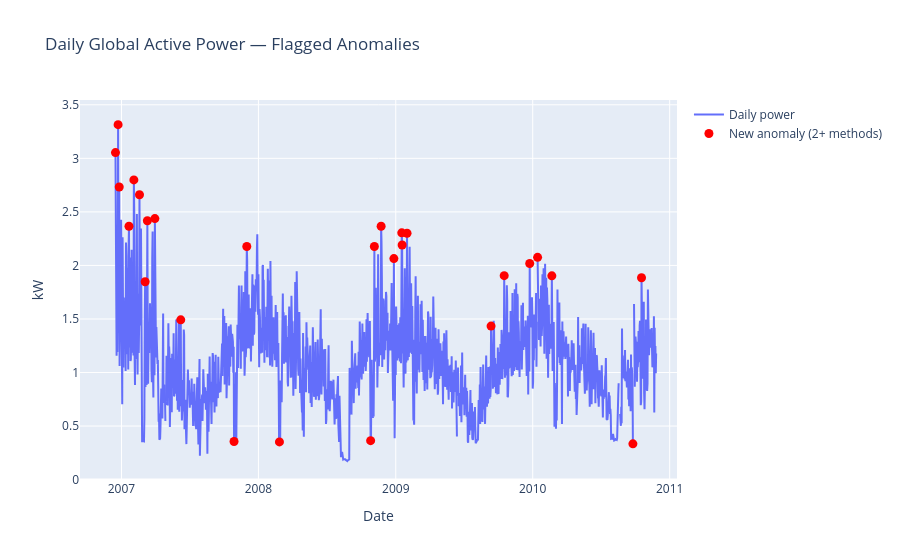

Notebook code for this chart:
### Code cell
# Visual check: plot the full series with flagged anomalies marked,
# color-coded by whether they're already-known gaps or new findings.
new_findings = top_anomalies[~top_anomalies["is_known_gap"]]
known_gaps_in_table = top_anomalies[top_anomalies["is_known_gap"]]

fig = go.Figure()
fig.add_trace(go.Scatter(x=daily.index, y=daily["global_active_power"], mode="lines", name="Daily power"))
fig.add_trace(go.Scatter(
    x=new_findings.index, y=new_findings["global_active_power"],
    mode="markers", marker=dict(color="red", size=9),
    name="New anomaly (2+ methods)"
))
fig.add_trace(go.Scatter(
    x=known_gaps_in_table.index, y=known_gaps_in_table["global_active_power"],
    mode="markers", marker=dict(color="gray", size=9, symbol="x"),
    name="Known infrastructure gap"
))
fig.update_layout(title="Daily Global Active Power — Flagged Anomalies", xaxis_title="Date", yaxis_title="kW")
fig.show()

### Figure 1 — Plotly figure (JSON) as saved in the notebook; plotly's stock layout.template omitted (floating-point values rounded to 4 significant figures; data arrays with more than 128 entries replaced by an {"elided": "..."} marker saying what was removed)
{"data": [{"mode": "lines", "name": "Daily power", "type": "scatter", "x": {"elided": "1442 str values"}, "y": {"elided": "1442 float values"}}, {"marker": {"color": "red", "size": 9}, "mode": "markers", "name": "New anomaly (2+ methods)", "type": "scatter", "x": ["2008-11-23T00:00:00.000000", "2007-02-03T00:00:00.000000", "2007-03-31T00:00:00.000000", "2009-01-18T00:00:00.000000", "2008-11-05T00:00:00.000000", "2006-12-16T00:00:00.000000", "2010-09-25T00:00:00.000000", "2010-02-21T00:00:00.000000", "2010-01-14T00:00:00.000000", "2009-12-24T00:00:00.000000", "2009-10-17T00:00:00.000000", "2009-09-12T00:00:00.000000", "2009-01-31T00:00:00.000000", "2009-01-17T00:00:00.000000", "2008-12-27T00:00:00.000000", "2008-10-26T00:00:00.000000", "2006-12-23T00:00:00.000000", "2008-02-26T00:00:00.000000", "2007-12-01T00:00:00.000000", "2007-10-28T00:00:00.000000", "2007-06-08T00:00:00.000000", "2007-03-11T00:00:00.000000", "2007-03-05T00:00:00.000000", "2007-02-18T00:00:00.000000", "2007-01-21T00:00:00.000000", "2006-12-26T00:00:00.000000", "2010-10-18T00:00:00.000000"], "y": [2.366, 2.798, 2.437, 2.19, 2.177, 3.053, 0.3344, 1.903, 2.075, 2.018, 1.904, 1.434, 2.301, 2.304, 2.064, 0.3635, 3.315, 0.3522, 2.177, 0.3557, 1.492, 2.417, 1.847, 2.66, 2.366, 2.732, 1.885]}, {"marker": {"color": "gray", "size": 9, "symbol": "x"}, "mode": "markers", "name": "Known infrastructure gap", "type": "scatter", "x": [], "y": []}], "layout": {"title": {"text": "Daily Global Active Power — Flagged Anomalies"}, "xaxis": {"title": {"text": "Date"}}, "yaxis": {"title": {"text": "kW"}}}}
